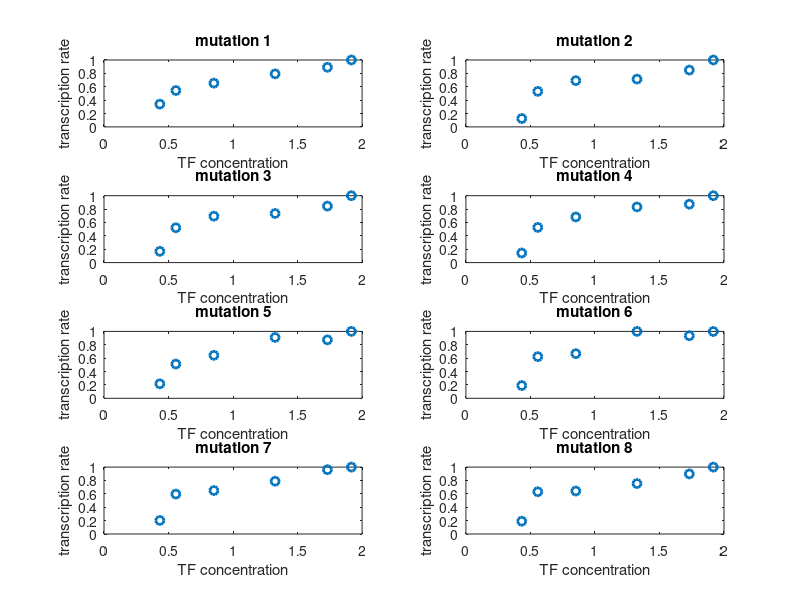

Write the MATLAB code that produced this figure. (Note: this script raises an error after producing the figure.)
%% a note on raw data
% Ps: column 2 and onward are one promoter Ps with all mutations. First
% column is true wild type (both promoters exist)
% Pv: column 2-9 are one promoter Pv with all mutations. First column is
% true wild type (both promoters intact). Last column is when both promoters are deleted.
% all data start from T2 to T10 (index 1 to 9)
% we provide spo0A dynamics from hour  3 to 8
load('promoter_activity_single.mat')
load('Spo0A_dynamics.mat')

real_data = Ps_promoter_activity_mean(2:7,1:8); % exclude the real WT, instead WT is Ps only, no mutations

%% parameters
real_data = Ps_promoter_activity_mean(2:7,1:8); % exclude the real WT, instead WT is Ps only, no mutations
mut_mat = [[1,1,1];[0,1,1];[1,0,1];[1,1,0];[0,0,1];[0,1,0];[0,0,1];[0,0,0]];

nbd = 5;
TF_conc_t = wtaCopy(1:6:end);
energy_len = nbd+nbd*(nbd-1)/2;

mut_mat = [[1,1,1];[0,1,1];[1,0,1];[1,1,0];[0,0,1];[0,1,0];[0,0,1];[0,0,0]];
lb = zeros(energy_len,1)-20;
ub = zeros(energy_len,1)+15;

lb(1:4) = 5; % standard energy must be positive

% binding box 2 and 4 have lower affinity (high standard energy)
lb(2) = 9;
lb(4) = 6.5; 

lb(5) = 4; % promoter energy should be no greater than standard

 % introduce TF-TF repulsions
lb([6:8 10:11 13]) = 1; 
lb(11) = 5; % box 2 and 4 repulsion is larger
ub([6:8 10:11 13]) = 10; % TF-repulsion shouldn't be dominate

lb(9) = 5; % make one of them necessarily a repressor
ub(9) = 10; % but not a super strong repressor

% normalize the real data
for ll = 1:length(real_data(1,:))
    real_data(:,ll) = real_data(:,ll)./max(real_data(:,ll));
end

figure();
for kk = 1:length(mut_mat)
    subplot(4,2,kk)
    plot(TF_conc_t,real_data(:,kk),'o','LineWidth',2)
    ylim([0 1])
    xlabel('TF concentration')
    ylabel('transcription rate')
    title(sprintf('mutation %d',kk))
end

%%
[pars,diff] = fit_data(nbd,TF_conc_t,mut_mat,real_data,lb,ub);
[M,I] = min(diff);
%% figures

% normalize the real data
for ll = 1:length(real_data(1,:))
    real_data(:,ll) = real_data(:,ll)./max(real_data(:,ll));
end

figure();
for kk = 1:length(mut_mat)
    subplot(4,2,kk)
    
    plot(TF_conc_t,real_data(:,kk),'o','LineWidth',4)
    ylim([0 1])
    hold on
    
    TR = time_dep_TR_new(nbd,pars(I,:),TF_conc_t,mut_mat(kk,:));
    plot(TF_conc_t,TR,'LineWidth',4)
    xlabel('TF concentration')
    ylabel('transcription rate')
    title(sprintf('mutation %d',kk))
end


%% now explore the probability of each configuration
config_all = dec2bin(0:(2^nbd-1), nbd) - '0';
tspan = length(TF_conc_t);
p_all_config = zeros(2^nbd,tspan);
energyi = pars(1,:);
mut = [1,1,1];

figure();
for cc = 1:length(config_all)
    subplot(4,4,cc)
    p_all = zeros(tspan,1);
    for rr = 1:tspan
        p_all(rr) = prob_per_config_new(nbd, config_all(cc,:),energyi,mut,TF_conc_t(rr),RNAp_conc);
    end
    
    p_all_config(cc,:) = p_all;
    plot(p_all,'LineWidth',4)
    ylim([0 1])
    xlabel('time')
    ylabel('probability')
    spec = sprintf('configuration %s',dec2bin(cc-1,4));
    title(spec)
    set(gca,'FontSize',11)
    [M,I] = max(p_all);
    spec1 = sprintf('time = %d',I);
    xline(I,'--',spec1)
    spec2 = sprintf('prob = %2f',M);
    yline(M,'--',spec2)

end
